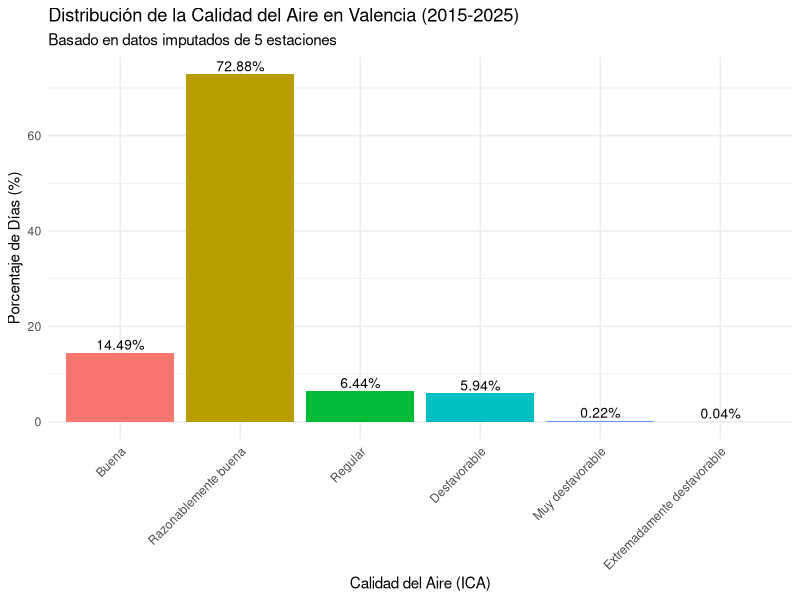
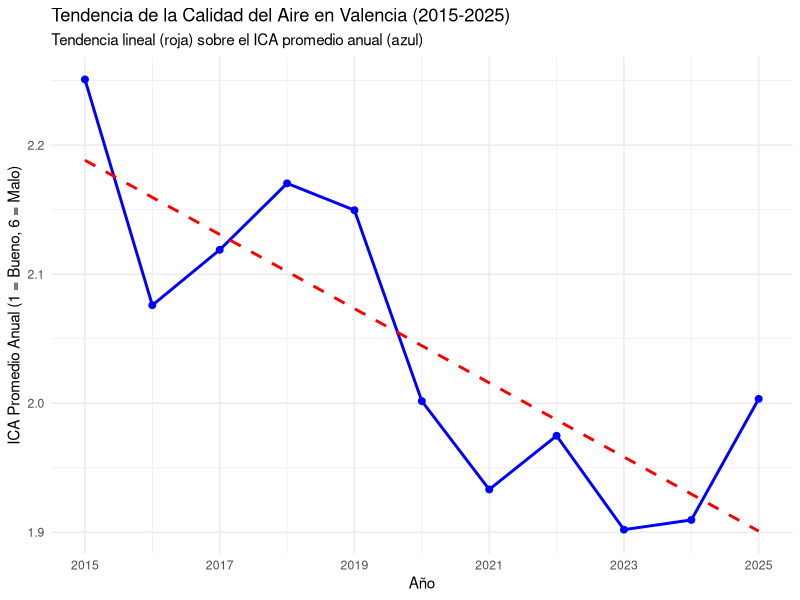

R code for these plots, in order: (Note: this script raises an error after producing the figures.)
## ---- chunk 1
knitr::opts_chunk$set(echo = TRUE)
rm(list = ls())
## ---- chunk 2
data<-read.csv("data/datos_ica_final_imputado_2015-2025.csv",sep=";",header=TRUE)
## ---- chunk 3
# --- 1: Cargar librerías necesarias ---
library(dplyr)
library(ggplot2)

# --- 2: Calcular la distribución ---

# Primero, contamos los días por categoría y calculamos el porcentaje
distribucion_ica <- data %>%
  # Agrupamos por el valor numérico (para ordenar) y la categoría
  group_by(ICA_diario, Categoria_ICA) %>%
  summarise(
    Total_Dias = n(),
    .groups = 'drop'
  ) %>%
  # Calculamos el porcentaje total
  mutate(
    Porcentaje = round((Total_Dias / sum(Total_Dias)) * 100, 2)
  ) %>%
  # Ordenamos por el índice de calidad (1=Buena, 6=Mala)
  arrange(ICA_diario)

# --- 3: Mostrar la tabla de resultados ---
print("--- Distribución General del ICA (2015-2025) ---")
print(distribucion_ica)

# --- 4: Visualizar la distribución ---

# Para que el gráfico se ordene correctamente (de Buena a Mala),
# convertimos Categoria_ICA a un factor ordenado.
distribucion_ica$Categoria_ICA_ordenada <- factor(
  distribucion_ica$Categoria_ICA,
  levels = distribucion_ica$Categoria_ICA
)

ggplot(distribucion_ica, aes(x = Categoria_ICA_ordenada, y = Porcentaje, fill = Categoria_ICA_ordenada)) +
  geom_bar(stat = "identity", show.legend = FALSE) +
  # Añade el texto del porcentaje encima de cada barra
  geom_text(aes(label = paste0(Porcentaje, "%")), vjust = -0.3, size = 3.5) +
  labs(
    title = "Distribución de la Calidad del Aire en Valencia (2015-2025)",
    subtitle = "Basado en datos imputados de 5 estaciones",
    x = "Calidad del Aire (ICA)",
    y = "Porcentaje de Días (%)"
  ) +
  theme_minimal() +
  theme(axis.text.x = element_text(angle = 45, hjust = 1))
## ---- chunk 4
# --- 2: Calcular el ICA promedio por año ---
# Agrupamos por Año y calculamos la media del valor numérico del ICA
ica_tendencia_anual <- data %>%
  group_by(Año) %>%
  summarise(
    ICA_promedio_anual = mean(ICA_diario, na.rm = TRUE)
  )

print("--- ICA Promedio Anual (2015-2025) ---")
print(ica_tendencia_anual)

# --- 3: Graficar la tendencia lineal ---
ggplot(ica_tendencia_anual, aes(x = Año, y = ICA_promedio_anual)) +
  geom_line(color = "blue", linewidth = 1) + # Línea de los datos reales
  geom_point(color = "blue", size = 2) +    # Puntos de los datos reales
  
  # Esta es la línea de tendencia lineal (método 'lm')
  geom_smooth(method = "lm", se = FALSE, color = "red", linetype = "dashed") +
  
  labs(
    title = "Tendencia de la Calidad del Aire en Valencia (2015-2025)",
    subtitle = "Tendencia lineal (roja) sobre el ICA promedio anual (azul)",
    x = "Año",
    y = "ICA Promedio Anual (1 = Bueno, 6 = Malo)"
  ) +
  theme_minimal() +
  scale_x_continuous(breaks = seq(min(ica_tendencia_anual$Año), max(ica_tendencia_anual$Año), by = 2)) # Ajusta los ejes
## ---- chunk 5

# --- 2: Calcular el ICA promedio para CADA mes ---
ica_temporal_continua <- data %>% 
  filter(as.Date(Fecha)>=2020)%>%
  mutate(
    # Aseguramos que 'Fecha' sea tipo Date 
    Fecha = as.Date(Fecha)) %>%
    filter(
    Fecha >= as.Date("2020-01-01"),
    Fecha <= as.Date("2021-12-31")) %>%
    # 'floor_date' ahora funciona porque 'Fecha' es Date
    mutate(Fecha_Mes = floor_date(Fecha, "month")
  ) %>%
  group_by(Fecha_Mes) %>%
  summarise(
    ICA_promedio_mensual = mean(ICA_diario, na.rm = TRUE)
  ) %>%
  ungroup()

# --- 3: Graficar la serie temporal continua ---
ggplot(ica_temporal_continua, aes(x = Fecha_Mes, y = ICA_promedio_mensual)) +
  geom_line(color = "steelblue", linewidth = 0.8) +
  
  # Resaltamos el periodo de confinamiento estricto
  annotate("rect",
           xmin = as.Date("2020-03-15"),
           xmax = as.Date("2020-06-21"),
           ymin = -Inf, ymax = Inf,
           fill = "red", alpha = 0.2) +
  
  # Texto de confinamiento
  annotate("text",
           x = as.Date("2020-05-01"), 
           y = max(ica_temporal_continua$ICA_promedio_mensual) * 0.95, 
           label = "Confinamiento 2020",
           color = "red",
           fontface = "bold",
           size = 3.5) +
  
  labs(
    title = "Evolución Temporal del ICA Promedio Mensual durante el COVID-19 (2020-2021)",
    x = "Fecha",
    y = "ICA Promedio Mensual (1 = Mejor, 6 = Peor)"
  ) +
  scale_x_date(
      # Ponemos un 'break' cada mes
      date_breaks = "1 month",  
      # FORMATO: %b (Mes abr.) %Y (Año) -> "Ene 2020"
      date_labels = "%b %Y"      
  ) +
  
  theme_minimal() +
  theme(
    # Rotamos las etiquetas del eje X 60 grados en diagonal
    # hjust=1 alinea el final de la etiqueta al 'tick'
    axis.text.x = element_text(angle = 60, hjust = 1) 
  )
## ---- chunk 6
# 1. Crear una nueva variable "Buena" vs "Mala" para simplificar
datos_para_grafico <- data %>% 
  mutate(
    Calidad = ifelse(ICA_diario >= 4, "Mala (Cat. 4-6)", "Aceptable (Cat. 1-3)")
  )

# 2. Resumen Numérico (Tabla de Porcentajes)
summary_proporcional <- datos_para_grafico %>%
  count(Estacion, Calidad) %>% # Contar cuántos días "Buenos" y "Malos" por estación
  group_by(Estacion) %>%
  mutate(
    total_dias = sum(n),
    porcentaje = (n / total_dias) * 100
  ) %>%
  # Filtramos solo por los "Malos" para el ranking
  filter(Calidad == "Mala (Cat. 4-6)") %>%
  arrange(desc(porcentaje))

cat("--- Ranking de Estaciones por Porcentaje de Días Malos (Cat 4-6) ---\n")
print(summary_proporcional)


# 3. Gráfico de Barras Apiladas 100% (Proporcional)
ggplot(datos_para_grafico, aes(x = Estacion, fill = Calidad)) +
  # position="fill" crea el gráfico 100% apilado
  geom_bar(position = "fill") + 
  coord_flip() + # Giramos para leer los nombres
  scale_y_continuous(labels = scales::percent) + # Pone el eje X como %
  scale_fill_manual(values = c("Aceptable (Cat. 1-3)" = "green", "Mala (Cat. 4-6)" = "red")) +
  labs(
    title = "Gráfico X: Proporción de Días Malos (Categoría 4-6) por Estación",
    subtitle = "Comparación del porcentaje de días con calidad del aire 'Mala'",
    x = "Estación de Medición",
    y = "Porcentaje del Total de Días",
    fill = "Calidad del Aire"
  ) +
  theme_minimal()
## ---- chunk 7
ica_por_estacion <- data %>% 
  mutate(
    Fecha = as.Date(Fecha) # Aseguramos que 'Fecha' sea tipo Date
  ) %>%
  mutate(
    Fecha_Mes = floor_date(Fecha, "year")
  ) %>%
  group_by(Fecha_Mes, Estacion) %>% 
  summarise(
    ICA_promedio_mensual = mean(ICA_diario) 
  ) %>%
  ungroup() 
  

ggplot(ica_por_estacion, 
       aes(x = Fecha_Mes, 
           y = ICA_promedio_mensual, 
           color = Estacion, 
           group = Estacion)) +
  geom_line(linewidth = 0.8) +
  labs(
    title = "ICA Promedio Mensual por Estación",
    x = "Mes",
    y = "ICA Promedio Mensual (Categoría 1-6)",
    color = "Estación"
  ) +
  theme_minimal()
## ---- chunk 8
library(lubridate)

datos_estacionales <- data %>%
  mutate(
    mes = month(Fecha, label = TRUE, abbr = TRUE) # "ene", "feb", "mar"...
  )

# --- 2: Calcular el promedio mensual para CADA contaminante y CADA estación ---
perfiles_estacionales <- datos_estacionales %>%
  group_by(Estacion, mes) %>%
  summarise(
    # Usamos los datos imputados
    NO2_promedio = mean(NO2, na.rm = TRUE),
    O3_promedio = mean(O3, na.rm = TRUE)
  ) %>%
  ungroup()

# --- 3: GRÁFICO 1 - Perfil Estacional de NO2 (Tráfico) ---
ggplot(perfiles_estacionales, 
       # aes(group=1) es necesario porque 'mes' es un factor
       aes(x = mes, y = NO2_promedio, group = 1)) +
  geom_line(color = "darkred", linewidth = 1) +
  geom_point(color = "darkred") +
  # --- La Magia: un gráfico para cada estación ---
  facet_wrap(~ Estacion, ncol = 2) + 
  labs(
    title = "Gráfico X: Perfil Estacional de NO2 (Tráfico) por Estación",
    subtitle = "Media de NO2 (µg/m³) a lo largo del año",
    x = "Mes del Año",
    y = "NO2 Promedio (µg/m³)"
  ) +
  theme_minimal() +
  theme(axis.text.x = element_text(angle = 45, hjust = 1))

# --- 4: GRÁFICO 2 - Perfil Estacional de O3 (Ozono) ---
ggplot(perfiles_estacionales, 
       aes(x = mes, y = O3_promedio, group = 1)) +
  geom_line(color = "blue", linewidth = 1) +
  geom_point(color = "blue") +
  # --- La Magia: un gráfico para cada estación ---
  facet_wrap(~ Estacion, ncol = 2) + 
  labs(
    title = "Gráfico Y: Perfil Estacional de O3 (Ozono) por Estación",
    subtitle = "Media de O3_imp (µg/m³) a lo largo del año",
    x = "Mes del Año",
    y = "O3 Promedio (µg/m³)"
  ) +
  theme_minimal() +
  theme(axis.text.x = element_text(angle = 45, hjust = 1))
## ---- chunk 9
datos_estacionales_anuales <- data %>%
  mutate(
    mes = month(Fecha, label = TRUE, abbr = TRUE), # "ene", "feb"...
    # Creamos 'anio' y lo convertimos a factor para que ggplot
    # lo trate como una categoría (un color para cada año)
    anio = as.factor(year(Fecha)) 
  )

# --- 2: Calcular el promedio mensual PARA CADA AÑO y CADA ESTACIÓN ---
perfiles_anuales <- datos_estacionales_anuales %>%
  group_by(Estacion, anio, mes) %>%
  summarise(
    # Usamos los datos imputados (_imp)
    NO2_promedio_mensual = mean(NO2, na.rm = TRUE),
    O3_promedio_mensual = mean(O3, na.rm = TRUE),
    .groups = 'drop' 
  ) %>%
  ungroup()

# --- 3: GRÁFICO 1 - Perfil Estacional de NO2 (Tráfico) por Año ---
ggplot(perfiles_anuales, 
       # aes(group=anio) es clave para conectar los meses del mismo año
       aes(x = mes, y = NO2_promedio_mensual, color = anio, group = anio)) +
  geom_line(linewidth = 0.7, alpha = 0.8) + # 'alpha' ayuda si hay muchas líneas
  # geom_point() (lo quito porque con tantos años puede ensuciar el gráfico)
  
  # --- La Magia: un gráfico para cada estación ---
  facet_wrap(~ Estacion, ncol = 2, scales = "free_y") + # 'scales="free_y"' permite que cada gráfico tenga su propio eje Y
  labs(
    title = "Gráfico X: Perfil Estacional de NO2 por Año y Estación",
    subtitle = "Cada línea representa un año diferente (2015-2025)",
    x = "Mes del Año",
    y = "NO2 Promedio Mensual (µg/m³)",
    color = "Año" # Título de la leyenda
  ) +
  theme_minimal() +
  theme(axis.text.x = element_text(angle = 90, vjust = 0.5)) # 90 grados para meses

# --- 4: GRÁFICO 2 - Perfil Estacional de O3 (Ozono) por Año ---
ggplot(perfiles_anuales, 
       aes(x = mes, y = O3_promedio_mensual, color = anio, group = anio)) +
  geom_line(linewidth = 0.7, alpha = 0.8) +
  
  # --- La Magia: un gráfico para cada estación ---
  facet_wrap(~ Estacion, ncol = 2, scales = "free_y") + 
  labs(
    title = "Gráfico Y: Perfil Estacional de O3 por Año y Estación",
    subtitle = "Cada línea representa un año diferente (2015-2025)",
    x = "Mes del Año",
    y = "O3 Promedio Mensual (µg/m³)",
    color = "Año"
  ) +
  theme_minimal() +
  theme(axis.text.x = element_text(angle = 90, vjust = 0.5))
## ---- chunk 10
# --- 1: Cargar librerías necesarias ---
library(dplyr)
library(ggplot2)
library(lubridate) # Para month() y as.Date()

datos_analisis <- data %>%
  mutate(
    Fecha = as.Date(Fecha),
    # Extraemos el Mes (label=TRUE nos da "Ene", "Feb"...)
    Mes = month(Fecha, label = TRUE, abbr = FALSE)
  )

# --- 3: Calcular el ICA promedio por Mes Y Estación ---
ica_estacional_comparativo <- datos_analisis %>%
  group_by(Estacion, Mes) %>%
  summarise(
    ICA_promedio_mensual = mean(ICA_diario, na.rm = TRUE),
    .groups = 'drop'
  )

# --- 4: Calcular el ICA promedio por Mes (GENERAL) ---
ica_estacional_general <- ica_estacional_comparativo %>%
  group_by(Mes) %>%
  summarise(
    ICA_promedio_general = mean(ICA_promedio_mensual, na.rm = TRUE),
    .groups = 'drop'
  )

# --- 5: RESPUESTA A: Pregunta Estacional (Clima) ---
print("--- Patrón Estacional General (Promedio de 5 Estaciones) ---")
print(ica_estacional_general)

mejor_mes <- ica_estacional_general %>% filter(ICA_promedio_general == min(ICA_promedio_general))
peor_mes <- ica_estacional_general %>% filter(ICA_promedio_general == max(ICA_promedio_general))

print("--- Mejor y Peor Mes (General) ---")
print(paste("Mejor Calidad de Aire (ICA más bajo):", mejor_mes$Mes))
print(paste("Peor Calidad de Aire (ICA más alto):", peor_mes$Mes))

# --- 6: RESPUESTA A: Pregunta de Interacción (Espacio-Tiempo) ---
print("--- Gráfico Comparativo por Estación ---")

ggplot(ica_estacional_comparativo, 
       # Mapeamos Estacion al color para ver líneas distintas
       aes(x = Mes, y = ICA_promedio_mensual, group = Estacion, color = Estacion)) +
  
  geom_line(linewidth = 1.1, alpha = 0.7) +
  geom_point(size = 2.5, alpha = 0.7) +
  
  # Añadimos la línea del promedio general (en negro y gruesa)
  geom_line(
    data = ica_estacional_general, 
    aes(x = Mes, y = ICA_promedio_general, group = 1), 
    color = "black", 
    linewidth = 1.5,
    linetype = "dashed"
  ) +
  
  labs(
    title = "Patrón Estacional del ICA (2015-2025)",
    subtitle = "Comparativa de 5 estaciones (líneas de color) vs. Promedio General (línea negra)",
    x = "Mes",
    y = "ICA Promedio",
    color = "Estación" # Etiqueta de la leyenda
  ) +
  theme_minimal() +
  theme(axis.text.x = element_text(angle = 45, hjust = 1))
## ---- chunk 11
# --- 1: Cargar librerías necesarias ---
library(dplyr)
library(ggplot2)
library(lubridate) # Para wday()
library(tidyr)     # Para pivot_longer()


# --- 2: Crear grupos (Laborable vs. Fin de Semana) ---
datos_dias_semana <- data %>%
  mutate(
    Fecha = as.Date(Fecha),
    # wday() da 1=Dom, 2=Lun... 7=Sáb.
    Dia_Semana = wday(Fecha, label = TRUE, abbr = FALSE),
    
    # Creamos la nueva categoría
    Tipo_Dia = ifelse(
      Dia_Semana %in% c("sábado", "domingo"), 
      "Fin de Semana", 
      "Día Laborable"
    )
  )

# --- 3: Calcular la media por Estación Y Tipo_Dia ---
resumen_contaminacion_dia <- datos_dias_semana %>%
  group_by(Estacion, Tipo_Dia) %>%
  summarise(
    # Calculamos la media de los dos contaminantes clave
    NO2_promedio = mean(NO2, na.rm = TRUE),
    O3_promedio = mean(O3, na.rm = TRUE),
    .groups = 'drop'
  )

print("--- Contaminación Promedio (Laborable vs. Fin de Semana) por Estación ---")
print(resumen_contaminacion_dia)

# --- 4: Graficar la comparación ---
# Usamos pivot_longer para que ggplot pueda graficar NO2 y O3
resumen_grafico <- resumen_contaminacion_dia %>%
  pivot_longer(
    cols = c("NO2_promedio", "O3_promedio"),
    names_to = "Contaminante",
    values_to = "Valor_Promedio"
  )

ggplot(resumen_grafico, 
       # Mapeamos 'Estacion' al eje X
       # Mapeamos 'Tipo_Dia' al color de relleno
       aes(x = Estacion, y = Valor_Promedio, fill = Tipo_Dia)) +
  
  # geom_col(position = "dodge") pone las barras (Laborable/Fin de Semana) 
  # una al lado de la otra para cada estación
  geom_col(position = "dodge") +
  
  # facet_wrap crea dos sub-gráficos, uno para NO2 y otro para O3
  facet_wrap(~ Contaminante, scales = "free_y") +
  
  labs(
    title = "Contaminación: Días Laborables vs. Fin de Semana",
    subtitle = "Comparativa por Estación (2015-2025)",
    x = "Estación",
    y = "Concentración Promedio",
    fill = "Tipo de Día" # Etiqueta de la leyenda
  ) +
  theme_minimal() +
  # Rotamos las etiquetas de las estaciones para que no se solapen
  theme(axis.text.x = element_text(angle = 45, hjust = 1))
